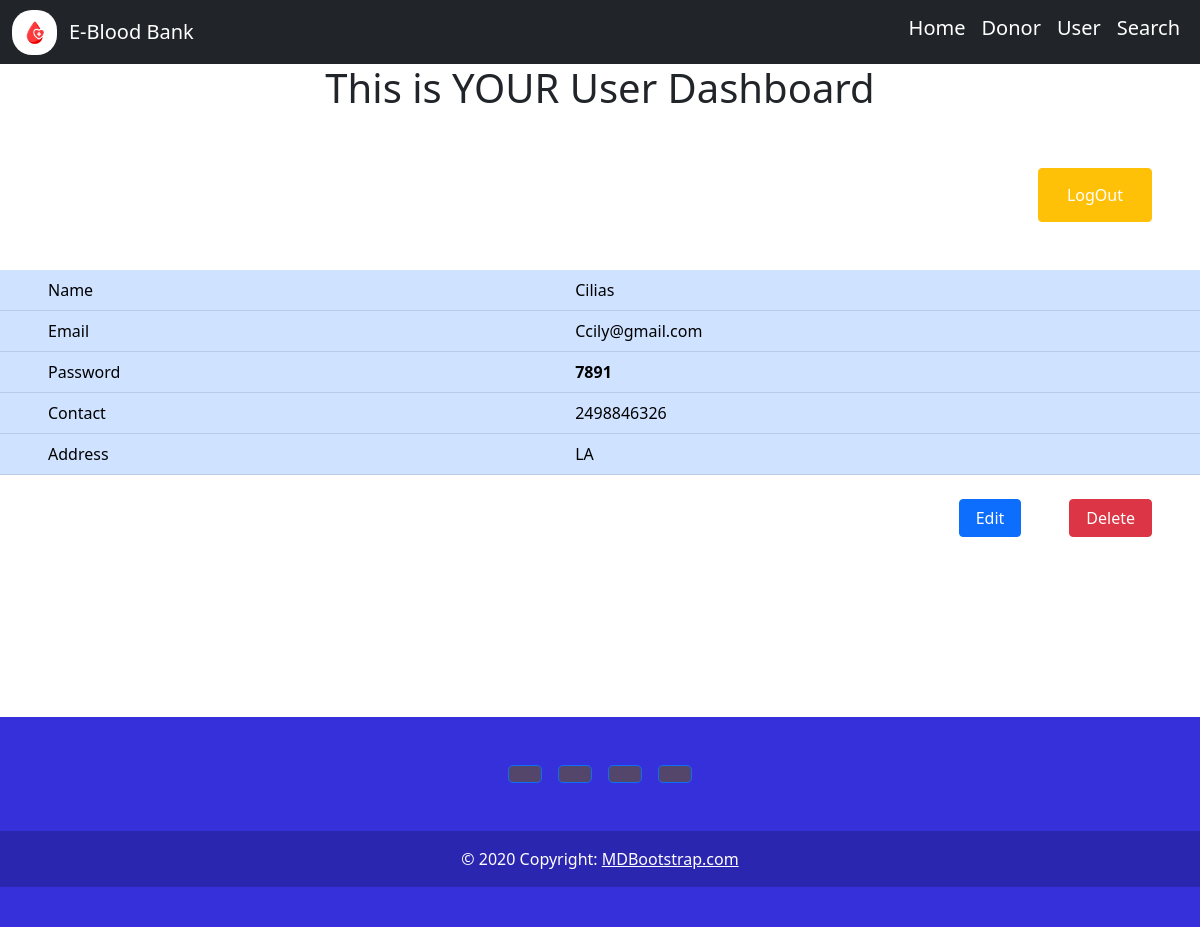
Screenshot of /userDashboard.php (signed in) with the database file from the repository.
### tables this page shows
CREATE TABLE `user` (
  `name` varchar(50) NOT NULL,
  `email` varchar(100) NOT NULL,
  `contact` varchar(15) NOT NULL,
  `password` varchar(100) NOT NULL,
  `address` varchar(200) NOT NULL
);

### CRUD.php (called while the page is built, shortened)
<?php
    function connection()
    {
        $server = "localhost";
        $username = "root";
        $password = "";
        $dbname = "bloodbank";
        $conn = mysqli_connect($server, $username, $password, $dbname);
        return $conn;
    }
    function DashU($data)
    {
        $conn=connection();
        if($conn)
        {
            $sql = "select * from user where email = '$data'";
            $res = mysqli_query($conn, $sql);
            return $res;
        }
        else
            echo "No connection";
    }
?>

### userDashboard.php (the view, shortened to what this page needs)
<!DOCTYPE html>
<html lang="en">
<head>
</head>
<body>
<?php
        include('navbar.php');
        include('CRUD.php');
    ?>
    <h1 align=center>This is YOUR User Dashboard</h1>
    <div class="ck">
        <div class="btn btn-warning mt-5 me-5"><a class="nav-link" href="logoutU.php" style="color:white;">LogOut</a></div>
    </div>
    <table class="table table-primary table-hover mt-5">
        <tbody>
            <?php
                $temp = DashU($_SESSION['mail']);
                while($data = mysqli_fetch_assoc($temp))
                {
                    echo '
                    <tr>
                        <td class="ps-5">Name</td>
                        <td>'.$data['name'].'</td>
                    </tr>
                    <tr>
                        <td class="ps-5">Email</td>
                        <td>'.$data['email'].'</td>
                    </tr>
                    <tr>
                        <td class="ps-5">Password</td>
                        <th>'.$data['password'].'</th>
                    </tr>
                    <tr>
                        <td class="ps-5">Contact</td>
                        <td>'.$data['contact'].'</td>
                    </tr>
                    <tr>
                        <td class="ps-5">Address</td>
                        <td>'.$data['address'].'</td>
                    </tr>';
                }
            ?>
        </tbody>
    </table>
    <div class="ck">
        <button class="btn btn-primary mt-2 me-5 ps-3 pe-3" class="nav-link" onclick="editU('<?php echo $_SESSION['mail'];?>')">Edit</button>
        <button class="btn btn-danger mt-2 me-5 ps-3 pe-3" class="nav-link" onclick="delU('<?php echo $_SESSION['mail'];?>')">Delete</button>
    </div>
    <?php
        include('footer.php');
    ?>
</body>
</html>

### userDashboard.php (style rules this page uses)
.ck { display: flex; justify-content: flex-end; }

### rows the page displays
user: name "Cilias", email "Ccily@gmail.com", password "7891", contact "2498846326", address "LA"
